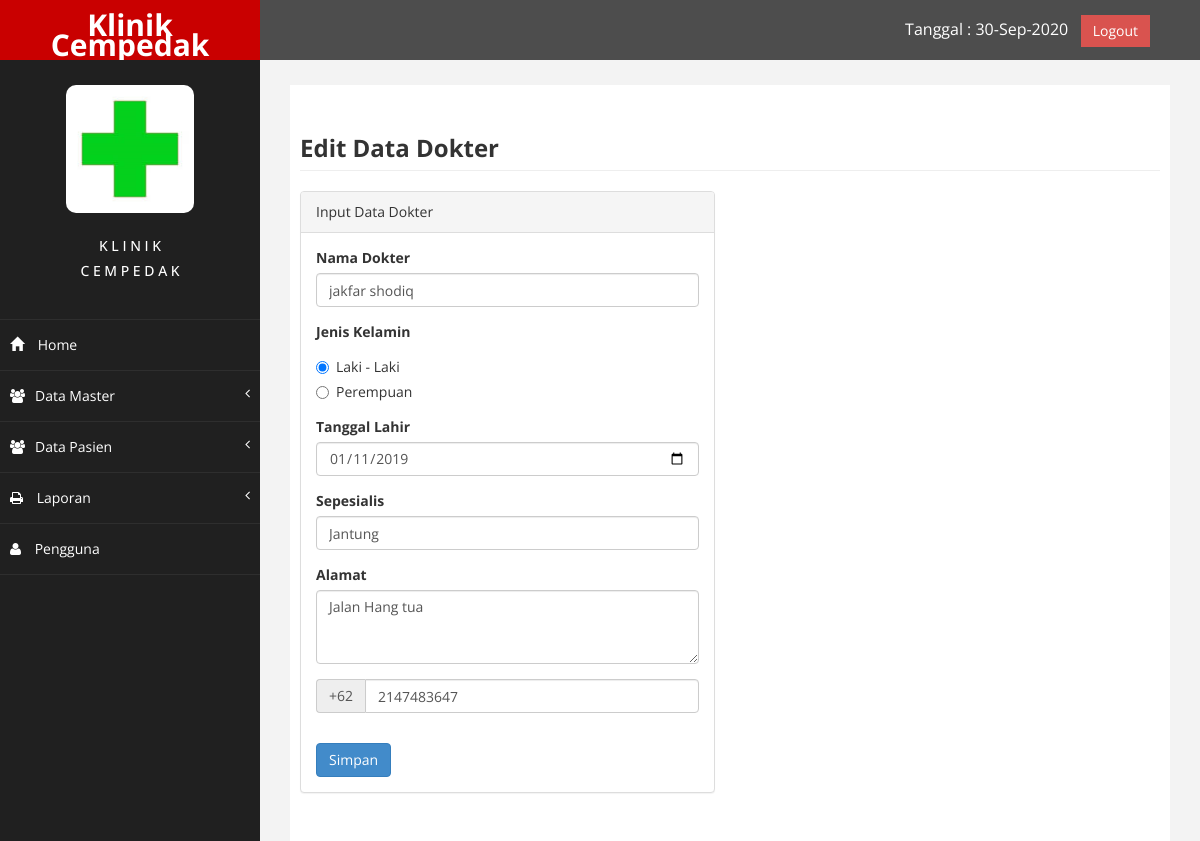
The page /index.php?page=dokter&aksi=edit&kode_dokter=D0001 (signed in) on the database its author committed.
### tables this page shows
CREATE TABLE IF NOT EXISTS `dokter` (
  `kode_dokter` varchar(10) NOT NULL,
  `nama_dokter` varchar(50) DEFAULT NULL,
  `Jenis_kelamin` varchar(10) DEFAULT NULL,
  `tanggal_lahir` date DEFAULT NULL,
  `sepesialis` varchar(50) DEFAULT NULL,
  `alamat` varchar(50) DEFAULT NULL,
  `no_hp` int(13) DEFAULT NULL,
  PRIMARY KEY (`kode_dokter`)
);

### page/dokter/edit.php (the view, shortened to what this page needs)
<?php
	$kode_dokter = $_GET ['kode_dokter'];
    $sql = $koneksi -> query ("SELECT * FROM dokter WHERE kode_dokter ='$kode_dokter'");
    $tampil = $sql -> fetch_assoc();
?>
<div class="row">
    <div class="col-lg-12">
    <h3 class="page-header"><strong>Edit Data Dokter</strong></h3>
    </div>
</div>
    <div class="row">
        <div class="col-lg-6">
            <div class="panel panel-default">
                <div class="panel-heading">Input Data Dokter</div>
                    <div class="panel-body">
                        <div class="row">
                            <form method="post" role="form" action="">
                            <div class="col-lg-12">
                                    <div class="form-group">
                                        <label>Nama Dokter</label>
                                        <input class="form-control" placeholder="Nama Pasien" name="nama" value="<?php echo $tampil['nama_dokter'];?>">
                                    </div>
                                        <div class="form-group">
                                            <label>Jenis Kelamin</label>
                    <?php if($tampil['Jenis_kelamin']=="Laki-laki"){ ?>
                                            <div class="radio">
                                                <label>
                                                    <input type="radio" name="jk" value="Laki-laki" checked>
                                                    Laki - Laki
                                                </label>
                                            </div>
                                            <div class="radio">
                                                <label>
                                                    <input type="radio" name="jk" value="Perempuan">
                                                    Perempuan
                                                </label>
                                            </div>
                    <?php } ?>
                                        </div>
                                    <div class="form-group">
                                            <label>Tanggal Lahir</label>
                                            <input class="form-control" type="date" placeholder="Tanggal Lahir" name="tanggal_lahir" value="<?php echo $tampil['tanggal_lahir'];?>">
                                    </div>
                                    <div class="form-group">
                                        <label>Sepesialis</label>
                                        <input class="form-control" placeholder="Sepesialis" name="sepesialis" value="<?php echo $tampil['sepesialis'];?>">
                                    </div>
                                     <div class="form-group">
                                            <label>Alamat</label>
                                            <textarea class="form-control" placeholder="Alamat" name="alamat" rows="3"><?php echo $tampil['alamat'];?>
                                            </textarea>
                                        </div>
                                    <div class="form-group input-group">
                                        <span class="input-group-addon">+62</span>
                                        <input type="number" class="form-control" placeholder="No Handphone" name="nohp" value="<?php echo $tampil['no_hp'];?>">
                                    </div>
                                <div>
                                <input type="submit" name="simpan" value="Simpan" class="btn btn-primary" style="margin-top: 15px;">
                                </div>
                            </div>
                            </form>
                        </div>
                    </div>
            </div>
        </div>
    </div>

### assets/css/custom.css (style rules this page uses)
body { font-family: 'Open Sans', sans-serif; }

### rows shown on the page
dokter: nama "jakfar shodiq", tanggal_lahir "01/11/2019", sepesialis "Jantung", alamat "Jalan Hang tua", nohp "2147483647"
